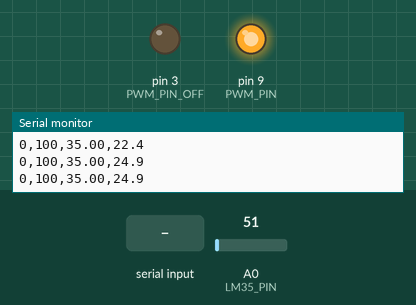
Recording of a sketch running on a simulated Arduino Mega 2560, built with avr-gcc and run on an emulated ATmega2560. On the bench: output pins drawn as LEDs (lit = HIGH), the last lines printed to the serial monitor. The test bench sets the inputs (shaded band); at power-on: A0 (LM35_PIN) = 51.

Above: at 1.2 s.
1.3 s: A0 (LM35_PIN) set to 86
At 2.2 s:
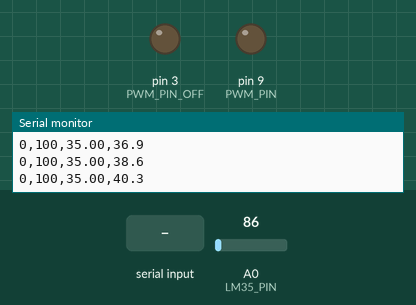
3.4 s: "90,45\n" received over Serial
At 4.6 s:
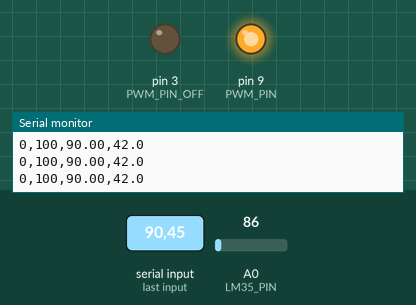
4.9 s: "30,150\n" received over Serial
At 5.7 s:
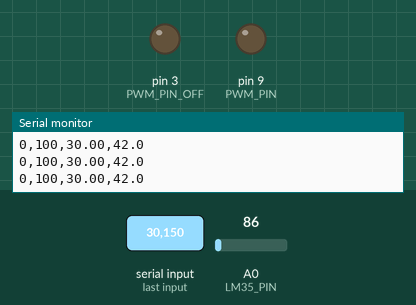
6.4 s: "90\n" received over Serial
At 6.8 s:
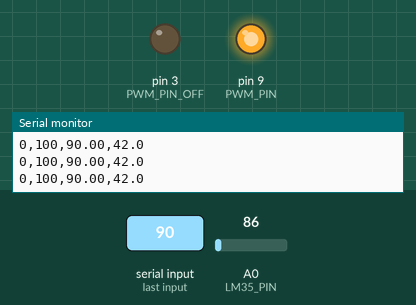
Timing chart, 0 to 8.9 s (numbered marks = the images above; inputs shaded):
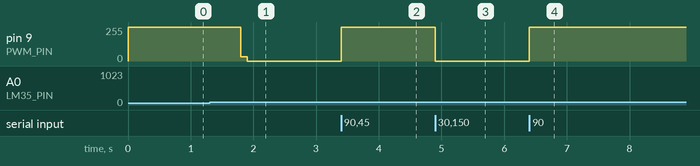

The sketch:

CONTROLE_PASSIVO.ino
```cpp
/*
 * Medição de temperatura com LM35 + Controle PWM
 * Arduino Mega 2560
 * Taxa de amostragem: 100ms
 * Conexão: LM35 VCC -> 5V, OUT -> A0, GND -> GND
 */


// =====================================================
// ================= PROJETO DE CONTROLE ===============
// =====================================================


float SETPOINT = 35.0;   // Temperatura alvo em °C
double x;

// =====================================================
// ======================= END =========================
// =====================================================


// ========== CONFIGURAÇÕES ==========
const int PWM_PIN = 9;             // Pino para saída PWM (0-255)
const int PWM_PIN_OFF = 3;
int pwmValue = 255;                  // Valor atual do PWM

const int LM35_PIN = A0;           // Pino analógico para LM35
const float VREF = 5.0;            // Tensão de referência do Arduino (5V)
const int ADC_RESOLUTION = 1023;   // Resolução ADC 10 bits (0-1023)
const int SAMPLE_RATE_MS = 100;    // Taxa de amostragem de 100ms

// ========== FILTRO DE MÉDIA MÓVEL ==========
const int NUM_SAMPLES = 10;        // Número de amostras para filtro
float samples[NUM_SAMPLES];        // Array para armazenar amostras
int sampleIndex = 0;               // Índice atual no array

// ========== VARIÁVEIS DE TEMPO ==========
unsigned long previousMillis = 0;  // Armazena último tempo de leitura
unsigned long startTime = 0;       // Tempo de início
unsigned long sampleCount = 0;

// ========== SETUP ==========
void setup() {
  Serial.begin(115200);
  while (!Serial) {
    ;
  }

  // Inicializa comunicação com Arduino Cloud

  startTime = millis();

  // Configuração do pino analógico
  pinMode(LM35_PIN, INPUT);

  // Configura referência analógica para padrão (5V)
  analogReference(DEFAULT);

  pinMode(PWM_PIN, OUTPUT);
  pinMode(PWM_PIN_OFF, OUTPUT);
  analogWrite(PWM_PIN_OFF, 0);
  analogWrite(PWM_PIN, pwmValue);

  // Inicializa array de amostras
  for (int i = 0; i < NUM_SAMPLES; i++) {
    samples[i] = 0.0;
  }
}

// ========== LOOP PRINCIPAL ==========
void loop() {
  unsigned long currentMillis = millis();

  if (currentMillis - previousMillis >= SAMPLE_RATE_MS) {
    previousMillis = currentMillis;

    // 1. Ler temperatura
    float rawTemperature = readTemperatureLM35();
    float filteredTemperature = movingAverageFilter(rawTemperature);

    // 2. Calcular erro (entrada do sistema)
    x = ((SETPOINT - filteredTemperature)*500)+127;
    pwmValue = constrain((int)x, 0, 255);
    // 6. Converter saída para PWM
    //pwmValue = constrain((int)y, 0, 255);
    analogWrite(PWM_PIN, pwmValue);

    // 7. Exibir resultados
    displayTemperature(rawTemperature, filteredTemperature);
  }

  // Verifica entrada serial para PWM
  checkSerialForPWM();
}

// ========== FUNÇÃO PARA LER TEMPERATURA ==========
float readTemperatureLM35() {
  // Realiza várias leituras para média
  int totalReadings = 0;
  float sum = 0.0;

  for (int i = 0; i < 5; i++) {
    int adcValue = analogRead(LM35_PIN);

    // Verifica leituras inválidas
    if (adcValue < 0 || adcValue > 1023) {
      continue;
    }

    // Converte para tensão
    float voltage = (adcValue * VREF) / ADC_RESOLUTION;

    // LM35: 10mV por °C, então °C = tensão * 100
    float temperature = voltage * 100.0;

    sum += temperature;
    totalReadings++;

  }

  // Retorna média ou 0 se não houver leituras válidas
  return (totalReadings > 0) ? (sum / totalReadings) : 0.0;
}

// ========== FILTRO DE MÉDIA MÓVEL ==========
float movingAverageFilter(float newSample) {
  // Adiciona nova amostra ao array
  samples[sampleIndex] = newSample;

  // Atualiza índice circular
  sampleIndex = (sampleIndex + 1) % NUM_SAMPLES;

  // Calcula média das amostras
  float sum = 0.0;
  int validSamples = 0;

  for (int i = 0; i < NUM_SAMPLES; i++) {
    if (samples[i] > -50 && samples[i] < 500) {  // Filtro de valores plausíveis
      sum += samples[i];
      validSamples++;
    }
  }

  // Retorna média ou nova amostra se não houver amostras válidas
  return (validSamples > 0) ? (sum / validSamples) : newSample;
}

// ========== EXIBIÇÃO DOS RESULTADOS ==========
void displayTemperature(float rawTemp, float filteredTemp) {

  sampleCount++;

  // Calcula tempo decorrido
  float elapsedTime = (millis() - startTime) / 1000.0;

  // Formata saída
  //Serial.print("Amostra #");
  //Serial.print(sampleCount);
  //Serial.print(",");
  //Serial.print(" | PWM: ");
  //Serial.print(pwmValue);
  //Serial.print(",");
  //Serial.print(" | Temp Bruta: ");
  //Serial.print(rawTemp, 1);
  //Serial.print(",");
  //Serial.print("°C | Temp Filtrada: ");
  //Serial.print(x);
  //erial.print(",");
  Serial.print("0");
  Serial.print(",");
  Serial.print("100");
  Serial.print(",");
  Serial.print(SETPOINT);
  Serial.print(",");
  Serial.println(filteredTemp, 1);
  //Serial.print(",");
  //Serial.print("°C | Tempo: ");
  //Serial.println(elapsedTime, 1);
  //Serial.println("s");
}

// ========== CONTROLE PWM VIA SERIAL ==========
void checkSerialForPWM() {
  if (Serial.available() > 0) {
    String input = Serial.readStringUntil('\n');
    input.trim();

    // Tenta converter para número
    int novoValor = input.toInt();

    // Verifica se é um número válido (0-255)
    if (input.length() > 0 && novoValor >= 0 && novoValor <= 255) {
      SETPOINT = novoValor;
    }
  }
}
```

Measured:
- after the input at 1.3 s, pin 9 (PWM_PIN): 255/255 → 31/255 after 0.50 s, → 0/255 0.10 s later
- after the input at 3.4 s, pin 9 (PWM_PIN): 0/255 → 255/255 at once
- after the input at 4.9 s, pin 9 (PWM_PIN): 255/255 → 0/255 at once
- after the input at 6.4 s, pin 9 (PWM_PIN): 0/255 → 255/255 at once
